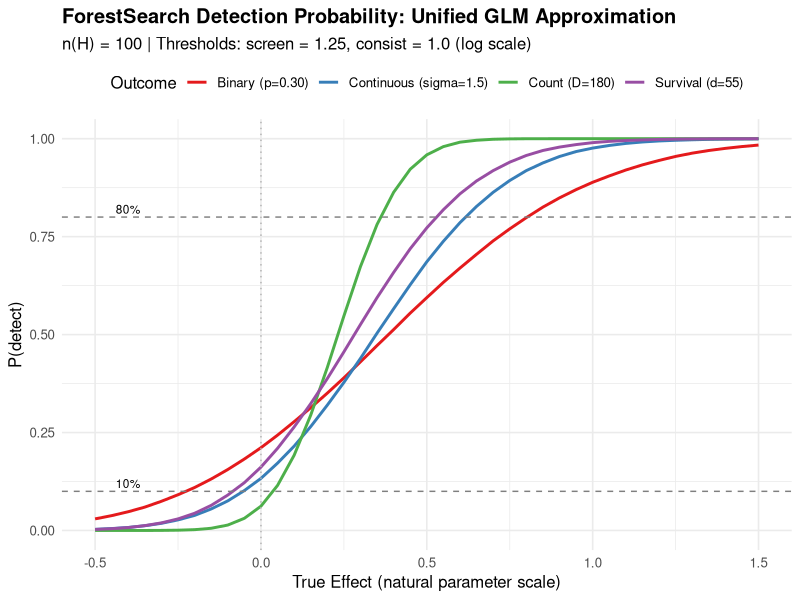

This chart was generated by the following R code:
## ---- chunk 1
#| code-fold: false
library(ggplot2)

# Unified detection probability (Monte Carlo)
detect_prob <- function(effect, sigma2_s, k_screen, k_consist,
                        n_mc = 100000, seed = 42) {
  set.seed(seed)
  w1 <- rnorm(n_mc, mean = effect, sd = sqrt(sigma2_s))
  w2 <- rnorm(n_mc, mean = effect, sd = sqrt(sigma2_s))
  mean((w1 + w2 >= 2 * k_screen) & (w1 >= k_consist) & (w2 >= k_consist))
}

# Generate power curves for n_sg = 100
n_sg <- 100
effects <- seq(-0.5, 1.5, by = 0.05)

# Survival: 45% censoring -> d = 55 events
surv_power <- sapply(effects, function(e)
  detect_prob(e, 8 / 55, log(1.25), 0))

# Count: rate = 1.2/yr, follow-up = 1.5yr -> D = 180 events
count_power <- sapply(effects, function(e)
  detect_prob(e, 8 / 180, log(1.25), 0))

# Binary: p = 0.30 -> d_eff = 100 * 0.3 * 0.7 = 21
binary_power <- sapply(effects, function(e)
  detect_prob(e, 8 / 21, log(1.25), 0))

# Continuous: sigma = 1.5, threshold = 0 on identity scale
cont_power <- sapply(effects, function(e)
  detect_prob(e, 8 * 1.5^2 / 100, 0.2 * 1.5, 0))

df_power <- data.frame(
  effect = rep(effects, 4),
  power = c(surv_power, count_power, binary_power, cont_power),
  Outcome = rep(c("Survival (d=55)", "Count (D=180)",
                  "Binary (p=0.30)", "Continuous (sigma=1.5)"),
                each = length(effects))
)

ggplot(df_power, aes(x = effect, y = power, colour = Outcome)) +
  geom_line(linewidth = 1.0) +
  geom_hline(yintercept = 0.10, linetype = "dashed", colour = "grey50") +
  geom_hline(yintercept = 0.80, linetype = "dashed", colour = "grey50") +
  geom_vline(xintercept = 0, linetype = "dotted", colour = "grey70") +
  scale_colour_brewer(palette = "Set1") +
  labs(x = "True Effect (natural parameter scale)",
       y = "P(detect)",
       title = "ForestSearch Detection Probability: Unified GLM Approximation",
       subtitle = sprintf("n(H) = %d | Thresholds: screen = 1.25, consist = 1.0 (log scale)", n_sg)) +
  theme_minimal(base_size = 12) +
  theme(legend.position = "top",
        plot.title = element_text(face = "bold")) +
  annotate("text", x = -0.4, y = 0.12, label = "10%", size = 3) +
  annotate("text", x = -0.4, y = 0.82, label = "80%", size = 3)
